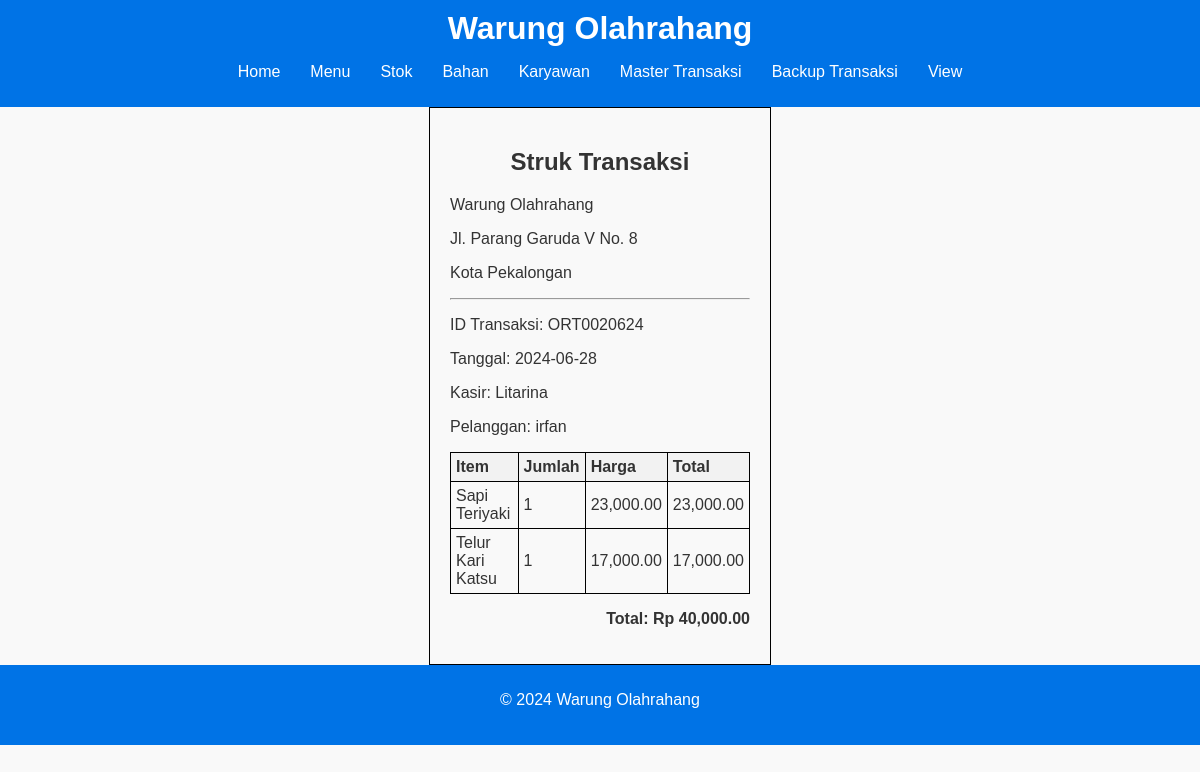
Page /trs/generate_receipt.php?no_trs=ORT0020624 on the committed database.
### tables this page shows
CREATE TABLE `header` (
  `nm_cafe` char(20) DEFAULT NULL,
  `almt` char(50) DEFAULT NULL,
  `kota` char(30) DEFAULT NULL
);

CREATE TABLE `mtrs` (
  `no_trs` char(10) NOT NULL,
  `tgl_trs` date DEFAULT NULL,
  `kd_kyw` char(10) DEFAULT NULL,
  `nm_plg` char(25) DEFAULT NULL,
  `total` int(10) DEFAULT NULL
);

CREATE TABLE `karyawan` (
  `kd_kyw` char(10) NOT NULL,
  `nm_kyw` char(30) NOT NULL,
  `almt` char(30) NOT NULL,
  `telp` char(13) NOT NULL,
  `jns_kel` enum('L','P') DEFAULT NULL
);

CREATE TABLE `trs` (
  `no_trs` char(10) DEFAULT NULL,
  `kd_menu` char(10) DEFAULT NULL,
  `jml` int(2) DEFAULT NULL,
  `hrg` int(10) DEFAULT NULL,
  `total` int(10) DEFAULT NULL
);

CREATE TABLE `menu` (
  `kd_menu` char(10) NOT NULL,
  `nm_menu` char(30) NOT NULL,
  `satuan` char(10) NOT NULL,
  `hrg_jual` int(10) NOT NULL,
  `gbr` blob DEFAULT NULL,
  `kd_stok` char(10) DEFAULT NULL
);

### trs/generate_receipt.php (the view, shortened to what this page needs)
<?php include('../partials/header.php'); ?>
<?php
require_once '../config/database.php';
$no_trs = $_GET['no_trs'];
$query_mtrs = "SELECT mtrs.*, karyawan.nm_kyw
               FROM mtrs
               LEFT JOIN karyawan ON mtrs.kd_kyw = karyawan.kd_kyw
               WHERE mtrs.no_trs = '$no_trs'";
$result_mtrs = mysqli_query($conn, $query_mtrs);
$mtrs = mysqli_fetch_assoc($result_mtrs);
$query_trs = "SELECT trs.*, menu.nm_menu
              FROM trs
              JOIN menu ON trs.kd_menu = menu.kd_menu
              WHERE trs.no_trs = '$no_trs'";
$result_trs = mysqli_query($conn, $query_trs);
$items = [];
while ($row = mysqli_fetch_assoc($result_trs)) {
    $items[] = $row;
}
$query_header = "SELECT * FROM header LIMIT 1";
$result_header = mysqli_query($conn, $query_header);
$header_info = mysqli_fetch_assoc($result_header);
?>
<!DOCTYPE html>
<html lang="id">
<head>
</head>
<body>
    <div class="receipt">
        <h2>Struk Transaksi</h2>
        <p><?php echo htmlspecialchars($header_info['nm_cafe']); ?></p>
        <p><?php echo htmlspecialchars($header_info['almt']); ?></p>
        <p><?php echo htmlspecialchars($header_info['kota']); ?></p>
        <hr>
        <p>ID Transaksi: <?php echo htmlspecialchars($mtrs['no_trs']); ?></p>
        <p>Tanggal: <?php echo htmlspecialchars($mtrs['tgl_trs']); ?></p>
        <p>Kasir: <?php echo htmlspecialchars($mtrs['nm_kyw']); ?></p>
        <p>Pelanggan: <?php echo htmlspecialchars($mtrs['nm_plg']); ?></p>
        <table>
            <thead>
                <tr>
                    <th>Item</th>
                    <th>Jumlah</th>
                    <th>Harga</th>
                    <th>Total</th>
                </tr>
            </thead>
            <tbody>
                <?php foreach ($items as $item): ?>
                <tr>
                    <td><?php echo htmlspecialchars($item['nm_menu']); ?></td>
                    <td><?php echo htmlspecialchars($item['jml']); ?></td>
                    <td><?php echo number_format($item['hrg'], 2); ?></td>
                    <td><?php echo number_format($item['jml'] * $item['hrg'], 2); ?></td>
                </tr>
                <?php endforeach; ?>
            </tbody>
        </table>
        <p class="total"><strong>Total: Rp <?php echo number_format($mtrs['total'], 2); ?></strong></p>
    </div>
</body>
</html>
<?php include('../partials/footer.php'); ?>

### css/style.css (style rules this page uses)
body { font-family: Arial, sans-serif; margin: 0; padding: 0; background-color: #f9f9f9; color: #333; }

### trs/generate_receipt.php (style rules this page uses)
body { font-family: Arial, sans-serif; }
.receipt { width: 300px; margin: auto; padding: 20px; border: 1px solid #000; }
.receipt h2 { text-align: center; }
.receipt table { width: 100%; border-collapse: collapse; }
.receipt table th, .receipt table td { border: 1px solid #000; padding: 5px; text-align: left; }
.receipt table th { background-color: #f2f2f2; }
.total { text-align: right; }

### rows in the picture
header: nm_cafe "Warung Olahrahang", almt "Jl. Parang Garuda V No. 8", kota "Kota Pekalongan"
mtrs: no_trs "ORT0020624", tgl_trs "2024-06-28", kd_kyw.nm_kyw "Litarina", nm_plg "irfan", total "40,000.00"
trs: kd_menu.nm_menu "Sapi Teriyaki", jml "1", hrg "23,000.00", $item['jml'] * $item['hrg'] "23,000.00"
trs: kd_menu.nm_menu "Telur Kari Katsu", jml "1", hrg "17,000.00", $item['jml'] * $item['hrg'] "17,000.00"
